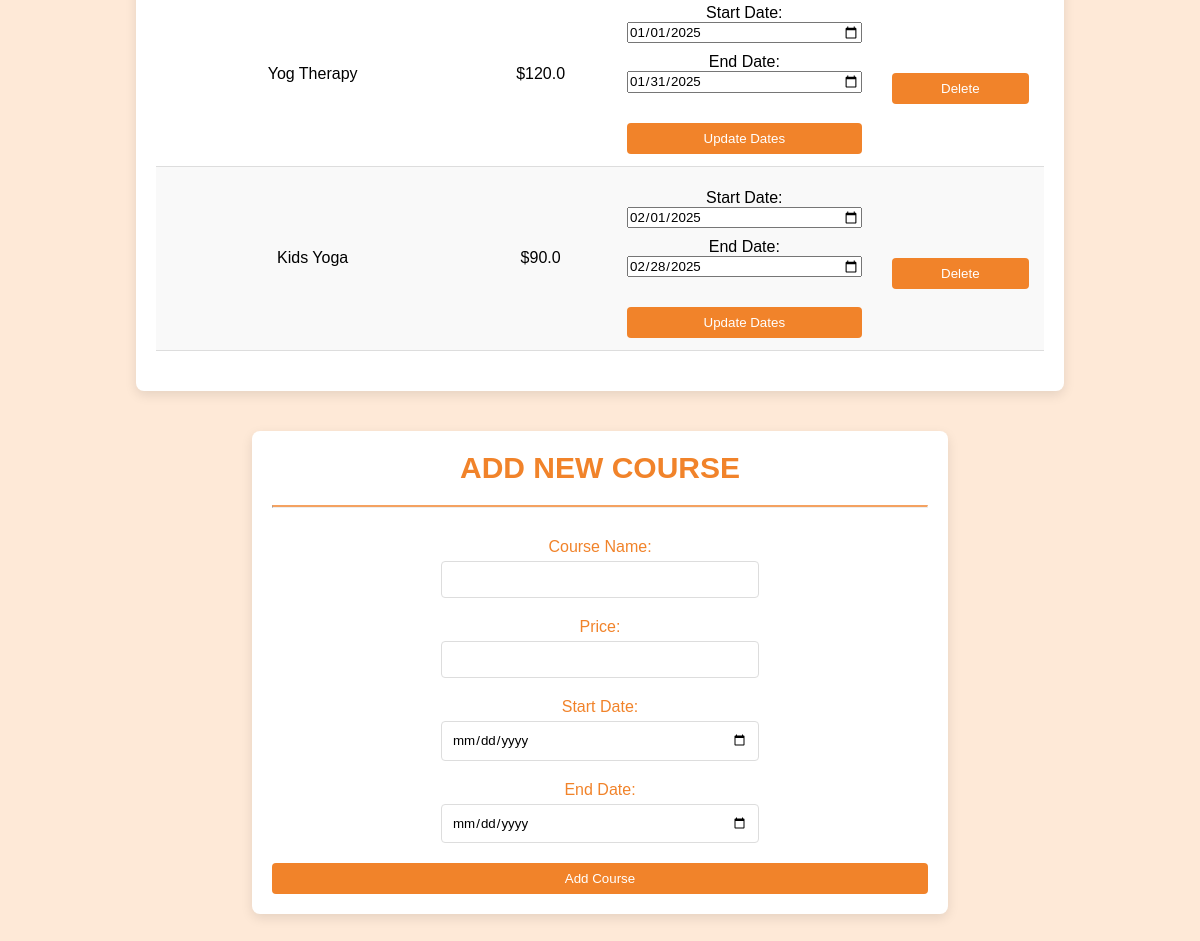
Before: /edit_course (lower part) with the older database file.
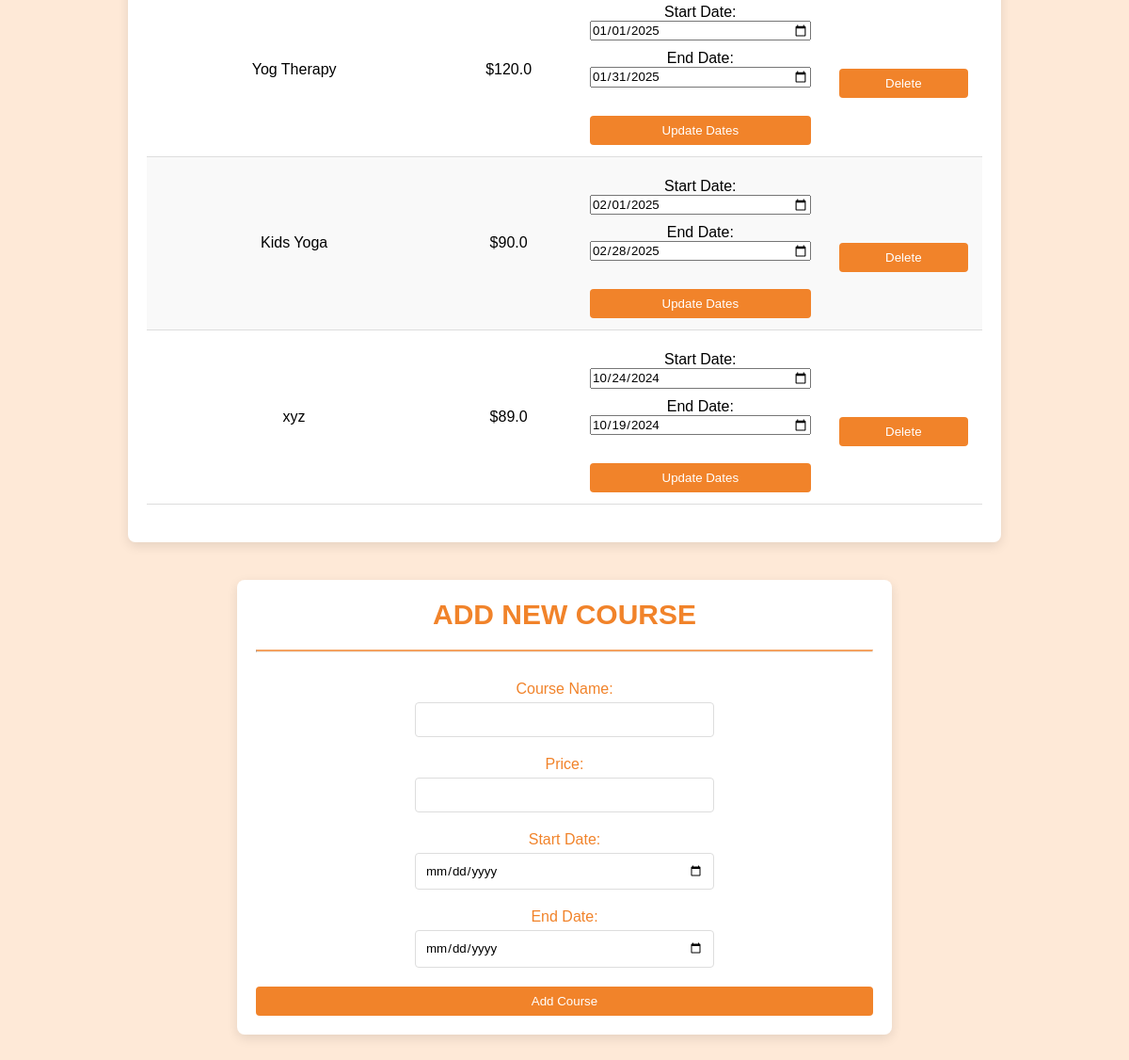
After: the same page with the newer database file.
### tables this page shows
CREATE TABLE course (
    CID INTEGER PRIMARY KEY AUTOINCREMENT,
    Course_name TEXT,
    Price REAL,
    to_date TEXT,
    from_date TEXT
);

### main.py (the view, shortened to what this page needs)
@app.route('/edit_course', methods=['GET', 'POST'])
def edit_course():
    db = get_db()
    cursor = db.cursor()
    cursor.execute('SELECT CID, Course_name, Price, from_date, to_date FROM course')
    courses = cursor.fetchall()
    return render_template('course.html', courses=courses)

### main.py (called while the page is built)
def get_db():
    if 'db' not in g:
        g.db = sqlite3.connect('./instances/YWS.db')
    return g.db

### templates/course.html (shortened to what this page needs)
<!DOCTYPE html>
<html lang="en">
<head>
    <link rel="stylesheet" href="/static/styles/courses.css">
</head>
<body>
    <div class="container">
        <div class="ext-courses">
            <table>
                <tbody>
                    {% for course in courses %}
                    <tr>
                        <td>{{ course[1] }}</td>
                        <td>${{ course[2] }}</td>
                        <td>
                            <div class="date-row">
                                <div>
                                    <label for="from_date_{{ course[0] }}">Start Date:</label>
                                    <input type="date" id="from_date_{{ course[0] }}" name="from_date" value="{{ course[3] }}" required>
                                </div>
                                <div>
                                    <label for="to_date_{{ course[0] }}">End Date:</label>
                                    <input type="date" id="to_date_{{ course[0] }}" name="to_date" value="{{ course[4] }}" required>
                                </div>
                            </div>
                            <form action="{{ url_for('edit_course') }}" method="POST" style="margin-top: 10px;">
                                <button type="submit">Update Dates</button>
                            </form>
                        </td>
                        <td>
                            <form action="{{ url_for('delete_course', course_id=course[0]) }}" method="POST" onsubmit="return confirm('Are you sure you want to delete this course?');">
                                <button type="submit" >Delete</button>
                            </form>
                        </td>
                    </tr>
                    {% endfor %}
                </tbody>
            </table>
        </div>
        <div class="new-courses">
            <h3>ADD NEW COURSE</h3>
            <hr>
            <form action="{{ url_for('edit_course') }}" method="POST">
                <label for="course_name">Course Name:</label>
                <input type="text" id="course_name" name="course_name" required>
                <label for="price">Price:</label>
                <input type="number" step="0.01" id="price" name="price" required>
                <label for="from_date">Start Date:</label>
                <input type="date" id="from_date" name="from_date" required>
                <label for="to_date">End Date:</label>
                <input type="date" id="to_date" name="to_date" required>
                <button class="submit" type="submit">Add Course</button>
            </form>
        </div>
    </div>
</body>
</html>

Changed rows visible on the page:
added course: Course_name "xyz", Price "89.0", from_date "10/24/2024", to_date "10/19/2024"
